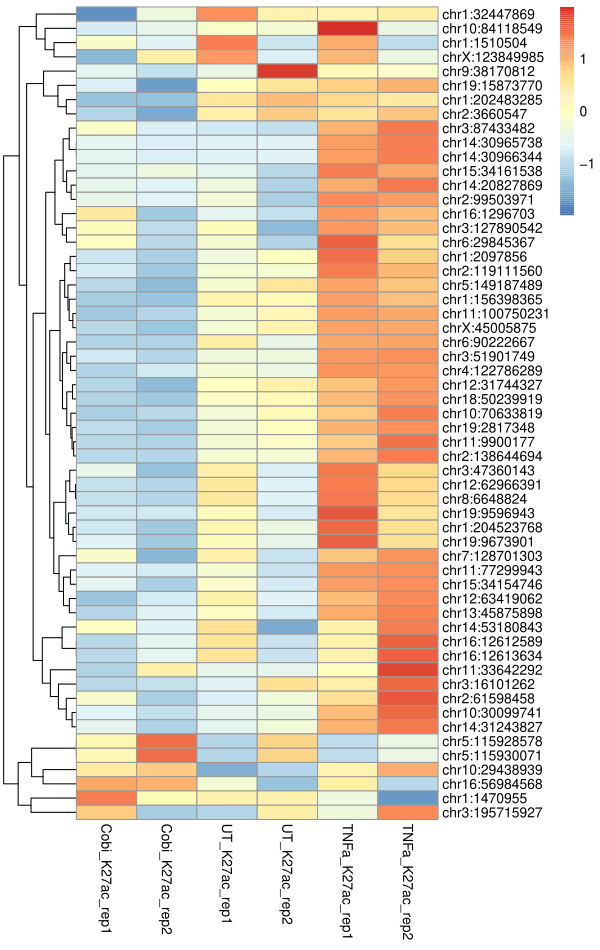

This figure's R source:
# Clear workspace
rm(list = ls())

# Read table
norm_counts_57_LTR10s <- read.table("57_LTR10_enhancers_normalized_counts_h3K27ac_cutnrun.tab", sep="\t", header = TRUE)
head(norm_counts_57_LTR10s)

# Set first column to be the rownames
rownames(norm_counts_57_LTR10s) <- norm_counts_57_LTR10s[,1]
head(norm_counts_57_LTR10s)

# Remove the first column
norm_counts_57_LTR10s <- norm_counts_57_LTR10s[ ,2:ncol(norm_counts_57_LTR10s)]
head(norm_counts_57_LTR10s)

# Reorder the columns
norm_counts_57_LTR10s <- norm_counts_57_LTR10s[, c("Cobi_K27ac_rep1", "Cobi_K27ac_rep2", "UT_K27ac_rep1", "UT_K27ac_rep2", "TNFa_K27ac_rep1", "TNFa_K27ac_rep2")]
head(norm_counts_57_LTR10s)

norm_counts_57_LTR10s = as.data.frame(norm_counts_57_LTR10s)

### Plot a heatmap
library(RColorBrewer)
library(pheatmap)
pheatmap(norm_counts_57_LTR10s, color = colorRampPalette(rev(brewer.pal(n = 7, name ="RdYlBu")))(100),
         cluster_rows = T, cluster_cols = F, show_rownames=T, fontsize = 10, clustering_distance_rows = "manhattan",
         fontsize_row = 10, height=20, scale="row")
